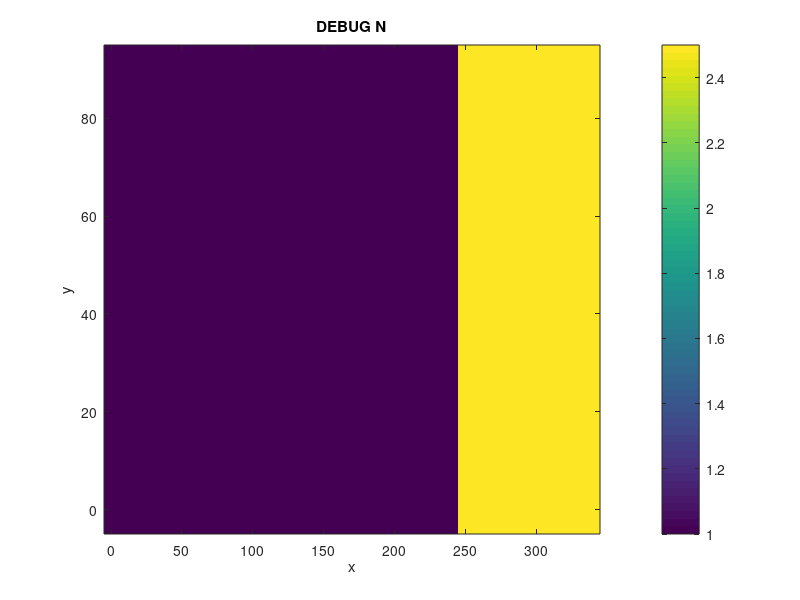

MATLAB code to generate this figure: (Note: this script raises an error after producing the figure.)
% authors: bohan zhang
%
% script for testing reworking of FDFD complex k bloch solver
% debugging by comparing with analytical bragg stack result

clear; close all;

% import code
addpath( genpath( '..' ) );
% addpath(['..' filesep 'main']);         % main
% addpath(['..' filesep '45RFSOI']);      % 45rfsoi

% initial settings
disc        = 10;
% units       = 'nm';
lambda      = 1000; %1500;
index_clad  = 1.0;
y_size      = 100;

% make index
% let's have a quarter wave stack at 1000nm
% indices
n1      = 1.0;
n2      = 2.5;                  % 1.25;
d1      = lambda/(n1*4);
d2      = lambda/(n2*4);
period  = d1+d2;
% period  = 100;
domain  = [ y_size, period ];       % dimensions [y x]

% draw indices
% x = dir of propagation, y = transverse
x_coords    = 0:disc:period-disc;
y_coords    = 0:disc:domain(1)-disc;
N           = zeros( length(y_coords), length(x_coords) );
N( :, x_coords >= 0 & x_coords < d1 )   = n1;
N( :, x_coords >= d1 )                  = n2;

% DEBUG plot N
figure;
imagesc( x_coords, y_coords, N );
xlabel('x'); ylabel('y');
set( gca, 'ydir', 'normal' );
colorbar;
title('DEBUG N');
                                 

% modesolver settings
num_modes   = 100;
BC          = 1;     % 0 for PEC, 1 for PMC
pol         = 'TM';     % 'TE' or 'TM'
% PML_options(1): PML in y direction (yes=1 or no=0)
% PML_options(2): length of PML layer in nm
% PML_options(3): strength of PML in the complex plane
% PML_options(4): PML polynomial order (1, 2, 3...)
pml_options = [ 0, 200, 500, 2 ];


% solve bandstructure
% lambda_min  = 100;
% lambda_max  = 5000;
k0_min      = 0.2*pi/period;
k0_max      = 1*pi/period;
k0_vec      = linspace( k0_min, k0_max, 50 );

% init saving variables
% all_k       = [];
% all_k0      = [];
% all_k_old   = [];
% all_k0_old  = [];
% all_k1      = [];

% init saving variables
all_k       = zeros( length(k0_vec), num_modes );                               % dimensions k0 vs. mode #
all_k0      = zeros( length(k0_vec), num_modes );                               % dimensions k0 vs. mode #
% all_Phi     = zeros( length(k0_vec), ...
%                      length(y_coords), ...
%                      length(x_coords), ...
%                      num_modes );                                               % dimensions k0 vs. y vs x vs mode #
all_Phi_mode1   = zeros( length(k0_vec), length(y_coords), length(x_coords) );  % dimensions k0 vs. y vs x
all_k_mode1     = zeros( length(k0_vec), 1 ); 
all_overlaps    = zeros( length(k0_vec), num_modes );                           % dimensions k0 vs. mode #
chosen_mode_num = ones( length(k0_vec), 1 );                                    % dimensions vs. k0         
chosen_overlap  = zeros( length(k0_vec), 1 );                                   % dimensions vs. k0      

% run solver
% guessk = pi/(2*period);
% guessk = 0.0;
% guessk = k0_min * 1.45;
guessk = 0.0341;
for ii = 1:length(k0_vec)
    
    fprintf('\nloop %i of %i\n\n', ii, length(k0_vec));
    
%     % run old
%     fprintf('running old solver\n');
%     tic;
%     [Phi_1D_old, k_old, Phi_all_old, k_all_old, A_old, B_old] = complexk_mode_solver_2D_PML_old( N, ...
%                                                                                    disc, ...
%                                                                                    k0_all(ii), ...
%                                                                                    num_modes, ...
%                                                                                    guessk, ...
%                                                                                    BC, ...
%                                                                                    pml_options );
%     toc;

    % run new
    fprintf('running new solver\n');
    tic;
    [Phi_solved, k_solved, A, B] = f_bloch_complexk_mode_solver_2D_PML( N, ...
                                                           disc, ...
                                                           k0_vec(ii), ...
                                                           num_modes, ...
                                                           guessk, ...
                                                           BC, ...
                                                           pol, ...
                                                           pml_options );
    toc;
    
    % pick the mode with closest overlap with previous
    if ii > 1
       
        overlaps    = zeros( num_modes, 1 );
        field_1     = squeeze( all_Phi_mode1(ii-1,:,:) ) .* repmat( exp( 1i * real(all_k_mode1(ii-1)) * x_coords ), length(y_coords), 1 );
        
        for i_mode = 1:num_modes
           
            field_2             = Phi_solved(:,:,i_mode) .* repmat( exp( 1i * real(k_solved(i_mode)) * x_coords ), length(y_coords), 1 );
            overlaps(i_mode)    = f_calc_mode_overlap( field_1, field_2 );
            
        end
        
        [chosen_overlap(ii), indx_chosen_mode] = max(abs(overlaps(:)));
        
%         % idk if this matters but wrap the k into the 1st brillouin zone
%         if real( k_solved( indx_chosen_mode ) ) > pi/period
%             % k is exiting 1st brillouin zone, fold it back
%             k_solved( indx_chosen_mode ) = pi/period - mod( real(k_solved( indx_chosen_mode )), pi/period ) + 1i * imag(k_solved( indx_chosen_mode ));
%         elseif real( k_solved( indx_chosen_mode ) ) < 0
%             % k is less than 0, fold it back
%             k_solved( indx_chosen_mode ) = abs(real(k_solved( indx_chosen_mode ))) + 1i* imag(k_solved( indx_chosen_mode ));
%         end

        all_Phi_mode1( ii, :, : )   = Phi_solved(:,:,indx_chosen_mode);
        all_k_mode1( ii )           = k_solved( indx_chosen_mode );
        all_overlaps( ii, : )       = overlaps;
        chosen_mode_num(ii)         = indx_chosen_mode;
        
    else
        % first solve, pick the 1st mode
        all_Phi_mode1( ii, :, : )   = Phi_solved(:,:,1);
        all_k_mode1( ii )           = k_solved( 1 );
    end
      

    % save all k's
    all_k(ii,:)         = k_solved;
    all_k0(ii,:)        = k0_vec(ii);
    all_Phi(ii,:,:,:)   = Phi_solved;
    
    % set new guessk
    guessk = all_k_mode1( ii );
    
    
%     % if the solved k is beyond the brillouin zone reset to inside
%     if real( k_solved(1) )*period/pi > 1 + 1e-5
%         k_solved(1) = pi/period - mod( real(k_solved(1)), pi/period ) + imag( k_solved(1) );
%     end
    
%     % save all k's
%     all_k       = [ all_k, k_solved.' ];
%     all_k0      = [ all_k0, repmat( k0_vec(ii), 1, length(k_solved) ) ];
%     all_k1      = [ all_k1, k_solved(1) ];  % just save the first mode
% %     all_k_old   = [ all_k_old, k_all_old.' ];
% %     all_k0_old  = [ all_k0_old, repmat( k0_all(ii), 1, length(k_all_old) ) ];
%     
%     % set new guessk
%     guessk = k_solved(1);
    
    % DEBUG plot in gui
%     f_plot_all_modes_gui( Phi_solved, x_coords, y_coords, k_solved );
    
end

% test out the gui
% f_plot_all_modes_gui( Phi_solved );

% calculate analytical bandgap properties
c           = (3e8) * 1e9;  % nm/s?
lambda_all  = 2*pi./all_k0;
k0a_pi_bg   = (2*pi/lambda)*period/pi;                            % this is where the bg should be
gap_size_k  = k0a_pi_bg * (4/pi) * asin( abs(n2-n1)/(n2+n1) );    % size of bandgap, in k vector

% wrap k1 inside 1st brillouin zone
% all_k1 = pi/period - mod( real(abs(all_k1)), pi/period ) + 1i*imag( all_k1 );

% plot the bandstructure for first mode, new solver
figure;
plot( real(all_k_mode1)*period/pi, k0_vec*period/pi, 'o' ); hold on;
plot( imag(all_k_mode1)*period/pi, k0_vec*period/pi, 'o' ); hold on;
plot( xlim, [ k0a_pi_bg, k0a_pi_bg ], '--' );
plot( xlim, [ k0a_pi_bg, k0a_pi_bg ] + gap_size_k/2, '--' );
plot( xlim, [ k0a_pi_bg, k0a_pi_bg ] - gap_size_k/2, '--' );
xlabel('ka/pi'); ylabel('k0*a/pi');
legend('real', 'imag', 'center of bandgap', 'top of bandgap', 'bottom of bandgap');
title('Bandstructure of chosen mode');
makeFigureNice();

% plot the bandstructure for the chosen mode
figure;
plot( real( all_k_mode1 )*period/pi, k0_vec*period/pi, 'o' ); hold on;
plot( imag( all_k_mode1 )*period/pi, k0_vec*period/pi, 'o' ); hold on;
% plot( xlim, [ k0a_pi_bg, k0a_pi_bg ], '--' );
% % plot( xlim, [ k0a_pi_bg, k0a_pi_bg ] + gap_size_k/2, '--' );
% plot( xlim, [ k0a_pi_bg, k0a_pi_bg ] - gap_size_k/2, '--' );
xlabel('ka/pi'); ylabel('k0*a/pi');
legend('real', 'imag');
title('Bandstructure of chosen fundamental mode');
makeFigureNice();

% plot the bandstructure for first mode, new solver
figure;
plot( real( all_k(:,1) )*period/pi, k0_vec*period/pi, 'o' ); hold on;
plot( imag( all_k(:,1) )*period/pi, k0_vec*period/pi, 'o' ); hold on;
% plot( xlim, [ k0a_pi_bg, k0a_pi_bg ], '--' );
% % plot( xlim, [ k0a_pi_bg, k0a_pi_bg ] + gap_size_k/2, '--' );
% plot( xlim, [ k0a_pi_bg, k0a_pi_bg ] - gap_size_k/2, '--' );
xlabel('ka/pi'); ylabel('k0*a/pi');
legend('real', 'imag');
title('Bandstructure of first mode, new ver.');
makeFigureNice();

% % plot the bandstructure for 2nd mode, new solver
% figure;
% plot( real( all_k(:,2) )*period/pi, k0_vec*period/pi, 'o' ); hold on;
% plot( imag( all_k(:,2) )*period/pi, k0_vec*period/pi, 'o' ); hold on;
% % plot( xlim, [ k0a_pi_bg, k0a_pi_bg ], '--' );
% % % plot( xlim, [ k0a_pi_bg, k0a_pi_bg ] + gap_size_k/2, '--' );
% % plot( xlim, [ k0a_pi_bg, k0a_pi_bg ] - gap_size_k/2, '--' );
% xlabel('ka/pi'); ylabel('k0*a/pi');
% legend('real', 'imag');
% title('Bandstructure of 2nd mode, new ver.');
% makeFigureNice();

% plot the bandstructure for nth mode
nth = 4;
figure;
plot( real( all_k(:,nth) )*period/pi, k0_vec*period/pi, 'o' ); hold on;
plot( imag( all_k(:,nth) )*period/pi, k0_vec*period/pi, 'o' ); hold on;
% plot( xlim, [ k0a_pi_bg, k0a_pi_bg ], '--' );
% % plot( xlim, [ k0a_pi_bg, k0a_pi_bg ] + gap_size_k/2, '--' );
% plot( xlim, [ k0a_pi_bg, k0a_pi_bg ] - gap_size_k/2, '--' );
xlabel('ka/pi'); ylabel('k0*a/pi');
legend('real', 'imag');
title(['Bandstructure of ' num2str(nth) 'th mode']);
makeFigureNice();


% % plot gui for a chosen k0
% % indx_chosen_k0 = 16;
% k0_des              = 0.5455 * pi/period;
% [~,indx_chosen_k0]  = min( abs( k0_vec - k0_des ) );
% f_plot_all_modes_gui(  squeeze(all_Phi(indx_chosen_k0, :, :, :)), x_coords, y_coords, all_k( indx_chosen_k0) );

% plot overlap vs. iteration
figure;
plot( k0_vec, chosen_overlap, '-o' );
xlabel('k0'); ylabel('overlap');
title('Overlap vs. iteration (k0)' );
makeFigureNice();

% % plot the bandstructure for ALL modes, new solver
% figure;
% plot( real(all_k)*period/pi, all_k0*period/pi, 'o' ); hold on;
% plot( imag(all_k)*period/pi, all_k0*period/pi, 'o' ); hold on;
% plot( xlim, [ k0a_pi_bg, k0a_pi_bg ], '--' );
% xlabel('ka/pi'); ylabel('k0*a/pi');
% legend('real', 'imag', 'center of bandgap');
% title('Bandstructure of all solved modes, new ver.');
% makeFigureNice();

% % plot the bandstructure for ALL modes, new solver vs wl
% figure;
% plot( real(all_k)*period/pi, lambda_all, 'o' ); hold on;
% plot( imag(all_k)*period/pi, lambda_all, 'o' ); hold on;
% xlabel('ka/pi'); ylabel('\lambda');
% legend('real', 'imag');
% title('Bandstructure of all solved modes, new ver.');
% makeFigureNice();

% % plot the bandstructure for ALL modes, old solver
% figure;
% plot( real(all_k_old)*period/pi, all_k0_old*period/pi, 'o' ); hold on;
% plot( imag(all_k_old)*period/pi, all_k0_old*period/pi, 'o' ); hold on;
% plot( xlim, [ k0a_pi_bg, k0a_pi_bg ], '--' );
% xlabel('ka/pi'); ylabel('k0*a/pi');
% legend('real', 'imag', 'center of bandgap');
% title('Bandstructure of all solved modes, old ver.');
% makeFigureNice();


                                                                           
% % reshape and sort the Phis
% % when they come out raw from the modesolver, Phi_all's columns are the
% % eigenvectors
% % The eigenvectors are wrapped by column, then row
% ny = domain(1)/disc;
% nx = domain(2)/disc;
% Phi_all_half    = Phi_all( 1:end/2, : );                                        % first remove redundant bottom half
% Phi_all_reshape = reshape( Phi_all_half, ny, nx, size(Phi_all_half, 2) );       % hopefully this is dimensions y vs. x vs. mode#
% Phi_firstmode   = Phi_all_reshape( :, :, 1 );
% Phi_secondmode  = Phi_all_reshape( :, :, 2 );

% % do the same but with the old phi for comparison
% Phi_all_half_old    = Phi_all_old( 1:end/2, : );
% Phi_all_old_reshape = reshape( Phi_all_half_old, nx, ny, size(Phi_all_half_old, 2) );       % hopefully this is dimensions x vs. y vs. mode#
% Phi_firstmod_old    = Phi_all_old_reshape( :, :, 1 ).';                                     % gotta transpose
% 
% % x and y coords
% x_coords = 0:disc:domain(2)-disc;
% y_coords = 0:disc:domain(1)-disc;
% 
% % DEBUG plot firstmode
% figure;
% imagesc( x_coords, y_coords, real( Phi_firstmode ) );
% colorbar;
% set( gca, 'YDir', 'normal' );
% title( sprintf( 'Field (real) for mode 1, new ver' ) );
% % DEBUG plot firstmode
% figure;
% imagesc( x_coords, y_coords, real( Phi_firstmod_old ) );
% colorbar;
% set( gca, 'YDir', 'normal' );
% title( sprintf( 'Field (real) for mode 1, old ver' ) );
% 
% % DEBUG plot secondmode
% figure;
% imagesc( x_coords, y_coords, real( Phi_secondmode ) );
% colorbar;
% set( gca, 'YDir', 'normal' );
% title( sprintf( 'Field (real) for mode 2, new ver' ) );
% 
% % debug display imag(k)
% imag(k_all)

% % plot the sparse distributions
% figure;
% spy(A);
% title('A matrix, new');
% 
% figure;
% spy(A_old);
% title('A matrix, old');
% 
% figure;
% spy(B);
% title('B matrix, new');
% 
% figure;
% spy(B_old);
% title('B matrix, old');

% % re-scale k
% k = k * nm * obj.units.scale;
% 
% % run simulation
% GC = GC.runSimulation( num_modes, BC, pml_options );

% % DEBUG plot physical fields and all fields
% k_all       = GC.debug.k_all;
% ka_2pi_all  = k_all*domain(2)/(2*pi);
% 
% for ii = 1:length( k_all )
%     % Plotting physical fields
%     % plot field, abs
%     figure;
%     imagesc( GC.x_coords, GC.y_coords, abs( GC.debug.phi_all(:,:,ii) ) );
%     colorbar;
%     set( gca, 'YDir', 'normal' );
%     title( sprintf( 'Field (abs) for mode %i, k*a/2pi real = %f', ii, real( ka_2pi_all(ii) ) ) );
% end
% 
% % plot real and imag k
% k_labels = {};
% for ii = 1:length( k_all )
%     k_labels{end+1} = [ ' ', num2str(ii) ];
% end
% figure;
% plot( real( ka_2pi_all ), imag( ka_2pi_all ), 'o' ); 
% text( real( ka_2pi_all ), imag( ka_2pi_all ), k_labels );
% xlabel('real k*a/2pi'); ylabel('imag k*a/2pi');
% title('real vs imag k');
% makeFigureNice();

% % Plot the accepted mode
% figure;
% imagesc( GC.x_coords, GC.y_coords, abs( GC.Phi ) );
% colorbar;
% set( gca, 'YDir', 'normal' );
% title( sprintf( 'Field (abs) for accepted mode, ka/2pi real = %f', real( GC.k*domain(2)/(2*pi) ) ) );
% 
% % display calculated k
% fprintf('\nComplex k = %f + %fi\n', real(GC.k), imag(GC.k) );
% 
% % display radiated power
% fprintf('\nRad power up = %e\n', GC.P_rad_up);
% fprintf('Rad power down = %e\n', GC.P_rad_down);
% fprintf('Up/down power directivity = %f\n', GC.directivity);
% 
% % display angle of radiation
% fprintf('\nAngle of maximum radiation = %f deg\n', GC.max_angle_up);
% 
% % plot full Ez with grating geometry overlaid
% GC.plotEz_w_edges();
% axis equal;

% % plot a slice of Eup vs. Sup
% y_up    = 279;
% E_slice = GC.E_z( y_up, : );
% figure;
% plot( 1:length(E_slice), abs(E_slice)./max(abs(E_slice(:))) ); hold on;
% % plot( 1:length(E_slice), GC.debug.Sy_up./max(abs(GC.debug.Sy_up(:))) );
% plot( 1:length(E_slice), GC.debug.Sy_down./max(abs(GC.debug.Sy_down(:))) );
% legend('E field (abs)', 'S_y');
% title('E field and S_y, normalized to 1');
% makeFigureNice();
% 
% % plot input S and E
% E_in = GC.E_z( :, 1 );
% figure;
% plot( 1:length(E_in), abs(E_in)./max(abs(E_in(:))) ); hold on;
% plot( 1:length(E_in), GC.debug.Sx_in./max(abs(GC.debug.Sx_in(:))) );
% % plot( 1:length(E_slice), GC.debug.Sy_down./max(abs(GC.debug.Sy_down(:))) );
% legend('E field (abs)', 'S_x');
% title('E field and S_x at input, normalized to 1');
% makeFigureNice();
% 



























